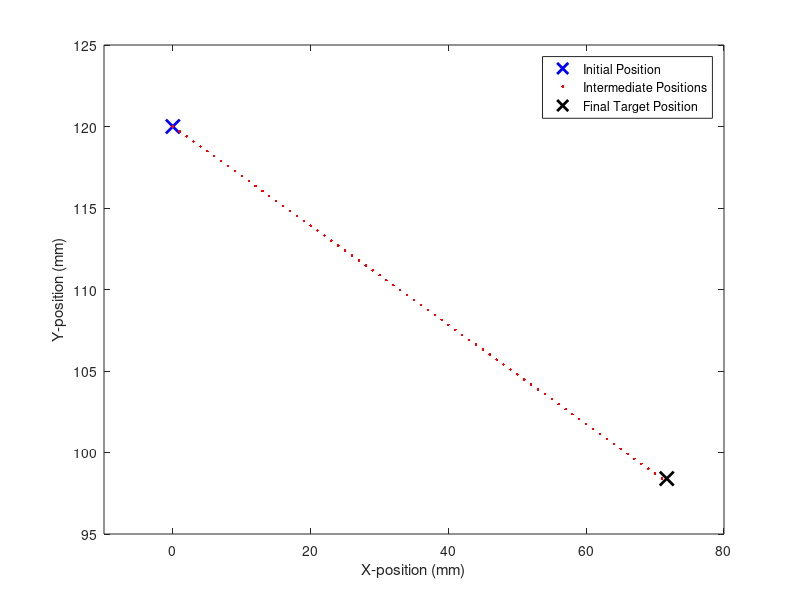

Source code (MATLAB):
clc;
clear;

xi = 0;
xf = 71.7;
yi = 120;
yf = 98.4;

x = xi:1:xf;

d=length(x)-1;
yd = (yf-yi)/d;
y = yi:yd:yf;

plot(xi,yi,'bx','MarkerSize', 10,'LineWidth', 2)
hold on
plot(x,y,'r.')
hold on
plot(xf,yf,'kx','MarkerSize', 10,'LineWidth', 2);
ylabel('Y-position (mm)')
xlabel('X-position (mm)')
legend('Initial Position', 'Intermediate Positions','Final Target Position')
xlim([-10 80])
ylim([95 125])
